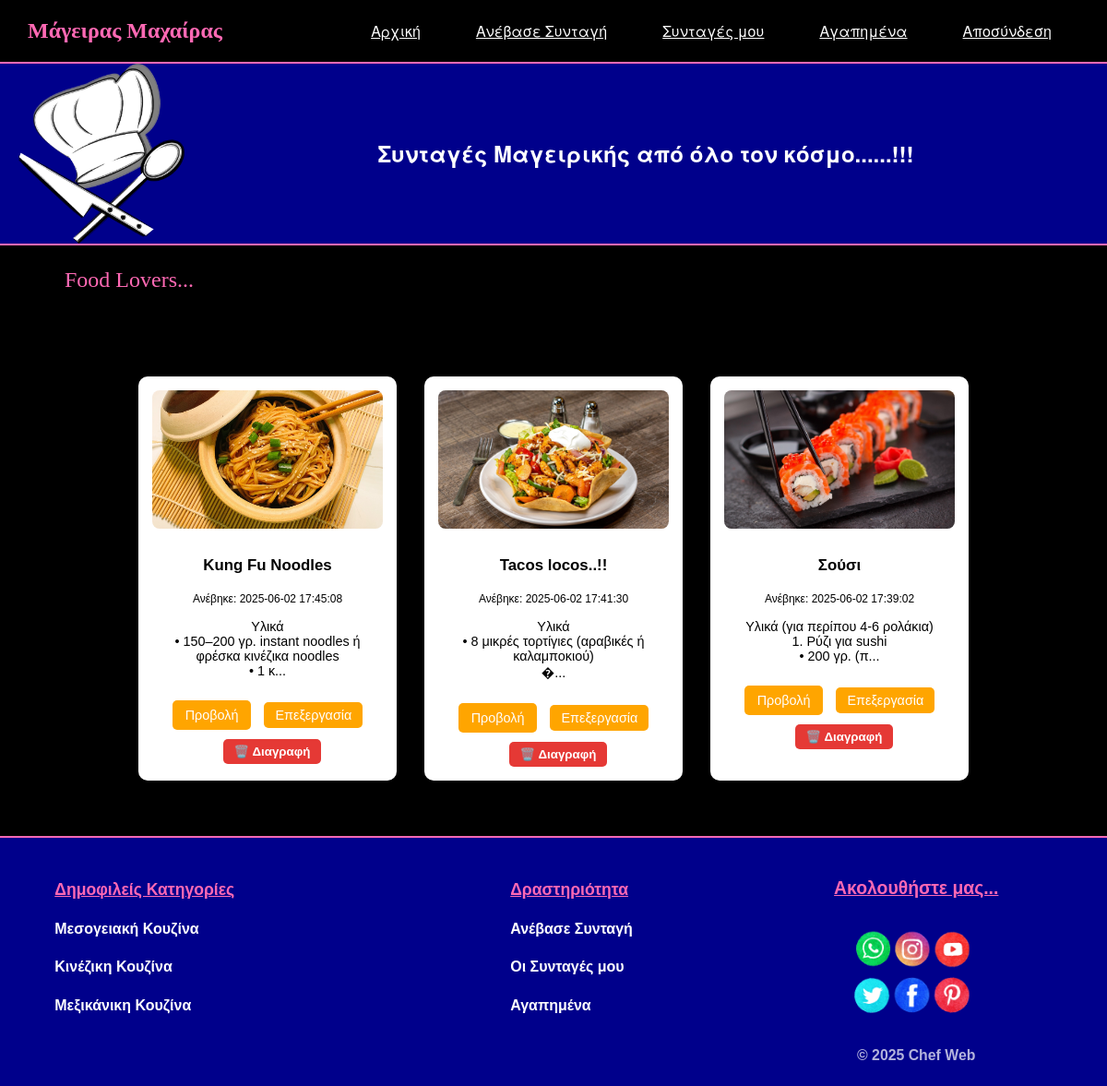
The page /php/my_recipes.php (signed in) on the database its author committed.
### tables this page shows
CREATE TABLE `recipes` (
  `id` int(11) NOT NULL,
  `user_id` int(11) NOT NULL,
  `title` varchar(255) NOT NULL,
  `description` text NOT NULL,
  `image_path` varchar(255) DEFAULT NULL,
  `category` varchar(100) DEFAULT NULL,
  `created_at` datetime DEFAULT current_timestamp()
);

### php/my_recipes.php (the view, shortened to what this page needs)
<?php
include("db_connection.php");
$mysqli = $conn;
$user_id = $_SESSION['user_id'];
$stmt = $mysqli->prepare("SELECT id, title, description, image_path, created_at FROM recipes WHERE user_id = ? ORDER BY created_at DESC");
$stmt->bind_param("i", $user_id);
$stmt->execute();
$result = $stmt->get_result();
?>
<!DOCTYPE html>
<html lang="el">
<head>
  <link rel="stylesheet" href="../css/style.css">
</head>
<body>
<?php include("navbar.php"); ?>
<div class="page-container">
  <h2 class="section-title">Οι Συνταγές μου</h2>
  <?php if ($result->num_rows === 0): ?>
    <div class="empty-cart-message">
      Δεν έχετε ανεβάσει ακόμη καμία συνταγή!
    </div>
  <?php else: ?>
    <div class="recipe-grid">
      <?php while ($row = $result->fetch_assoc()): ?>
        <div class="recipe-card">
          <img src="../<?php echo htmlspecialchars($row['image_path']); ?>" alt="Εικόνα Συνταγής" class="recipe-thumb">
          <h3><?php echo htmlspecialchars($row['title']); ?></h3>
          <small>Ανέβηκε: <?php echo $row['created_at']; ?></small>
          <p><?php echo nl2br(htmlspecialchars(substr($row['description'], 0, 100))) . "..."; ?></p>
          <a href="view_recipe.php?id=<?php echo $row['id']; ?>" class="btn-view">Προβολή</a>
          <a href="edit_recipe.php?id=<?php echo $row['id']; ?>" class="btn-edit">Επεξεργασία</a>
          <form method="POST" action="delete_recipe.php" class="delete-form">
            <button type="button" class="btn-delete" onclick="confirmDelete(this.form)">🗑️ Διαγραφή</button>
          </form>
        </div>
      <?php endwhile; ?>
    </div>
  <?php endif; ?>
</div>
<?php include("footer.php"); ?>
</body>
</html>

### css/style.css (style rules this page uses)
body { font-family: Arial, sans-serif; margin: 0; padding: 0; background-color: black; }
.page-container { margin-top: 15px; margin-bottom: 40px; padding: 0 20px; }
.recipe-grid { display: flex; flex-wrap: wrap; justify-content: center; gap: 30px; padding: 20px; }
.recipe-card { width: 250px; background: white; border-radius: 10px; box-shadow: 0 0 10px rgba(0,0,0,0.1); overflow: hidden; padding: 15px; text-align: center; font-size: 0.9em; }
.recipe-thumb { width: 100%; max-height: 150px; object-fit: cover; border-radius: 8px; margin-bottom: 10px; }
.btn-view { display: inline-block; margin-top: 10px; padding: 8px 14px; background: orange; color: white; border-radius: 5px; text-decoration: none; }
.btn-edit { display: inline-block; margin-left: 10px; padding: 6px 12px; background: orange; color: white; border-radius: 5px; text-decoration: none; }
.btn-delete { display: inline-block; margin-left: 10px; margin-top: 10px; padding: 6px 12px; background: #e53935; color: white; border-radius: 5px; text-decoration: none; font-weight: bold; border: none; cursor: pointer; transition: background-color 0.3s ease, transform 0.3s ease; }

### rows shown on the page
recipes: image_path (picture), title "Kung Fu Noodles", created_at "2025-06-02 17:45:08", description "Υλικά • 150–200 γρ. instant noodles ή φρέσκα κινέζικα noodles • 1 κ"
recipes: image_path (picture), title "Tacos locos..!!", created_at "2025-06-02 17:41:30", description "Υλικά • 8 μικρές τορτίγιες (αραβικές ή καλαμποκιού) �"
recipes: image_path (picture), title "Σούσι", created_at "2025-06-02 17:39:02", description "Υλικά (για περίπου 4-6 ρολάκια) 1. Ρύζι για sushi • 200 γρ. (π"
